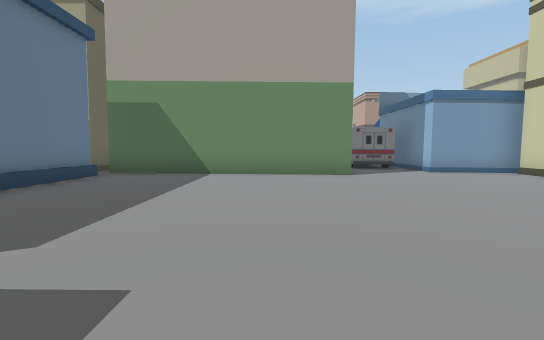
view 1 (above)

24 first-person views from a walk through a Unity game level. The camera is 1.4 m above the floor, tilts 6° down and sees 85° across. The floor is counted in squares, 2 m on a side. Each view is taken from the middle of a square. On the plan, view 1 faces up. The plan holds only what a view shows up to about 10 squares ahead; the rest is blank. The place goes on beyond the plan. The player is left out. Some animated figures are left out.

view 2
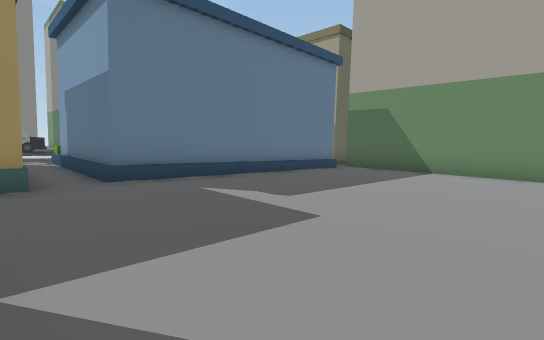

view 3
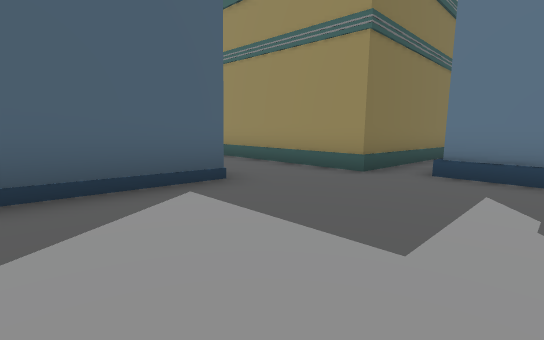

view 4
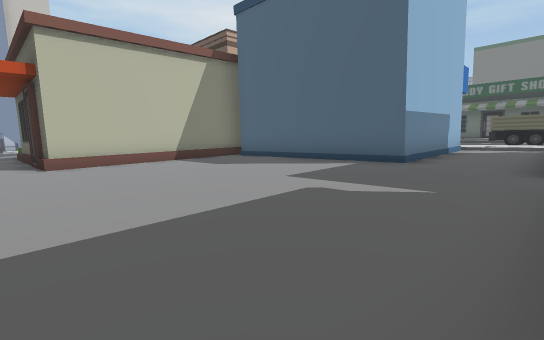

view 5
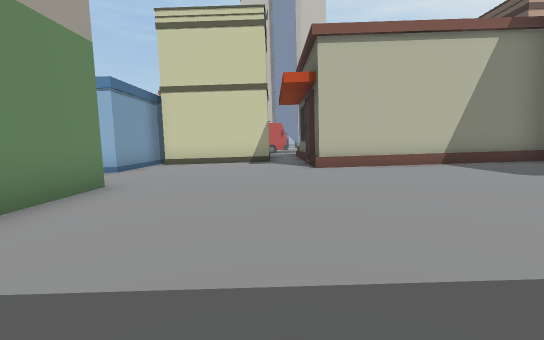

view 6
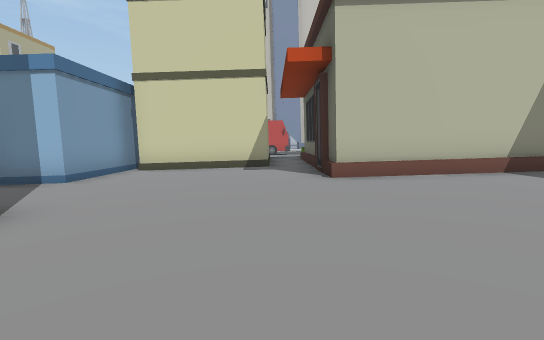

view 7
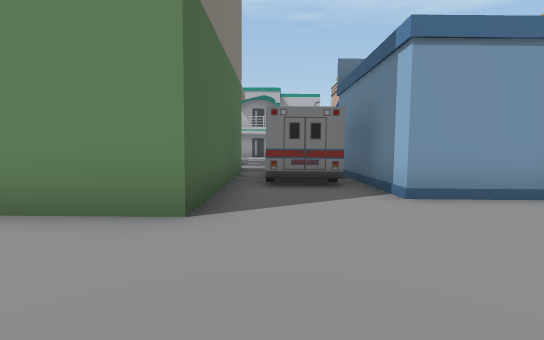

view 8
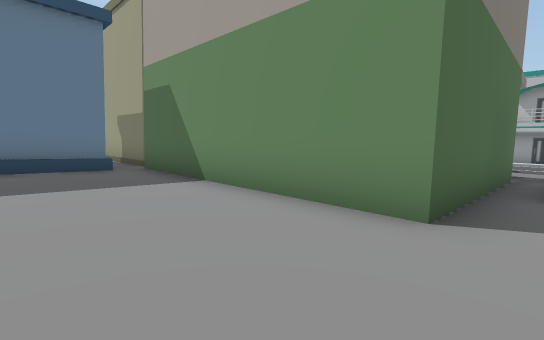

view 9
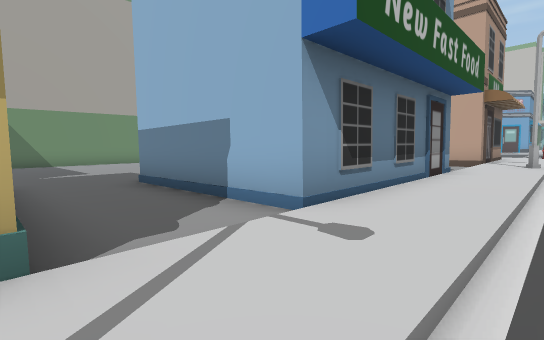

view 10
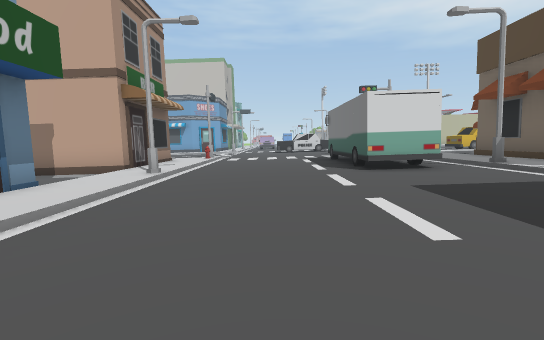

view 11
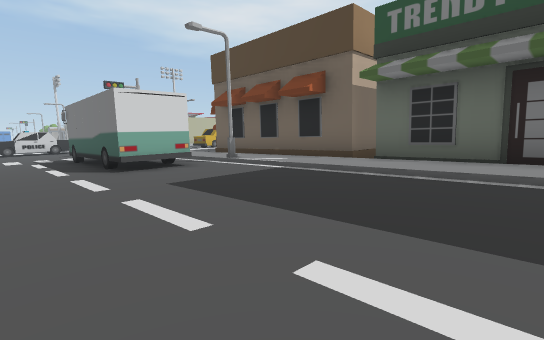

view 12
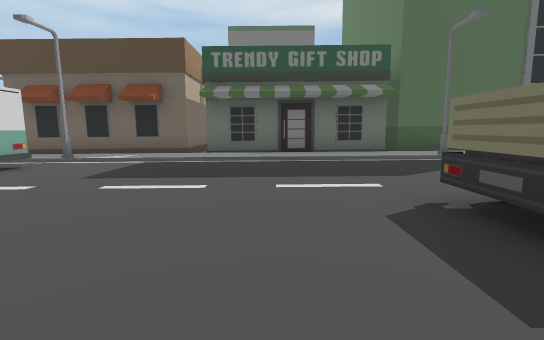

view 13
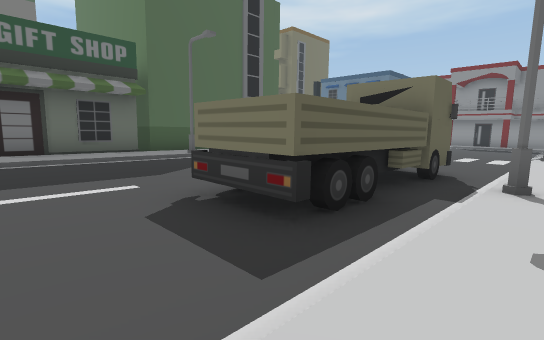

view 14
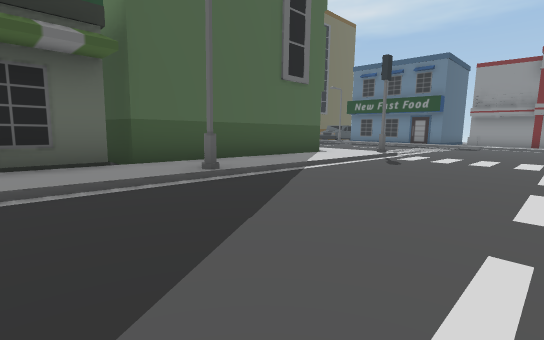

view 15
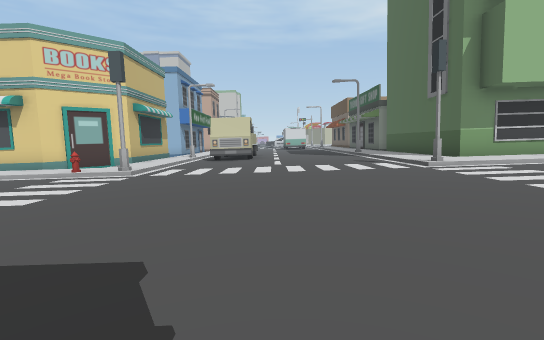

view 16
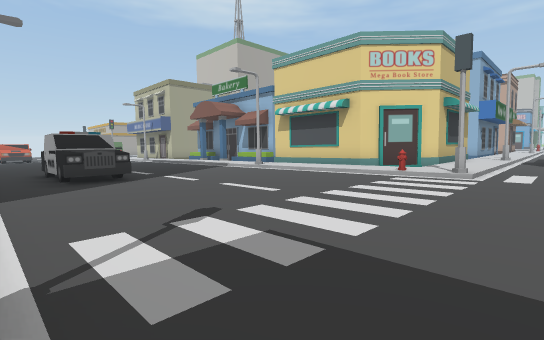

view 17
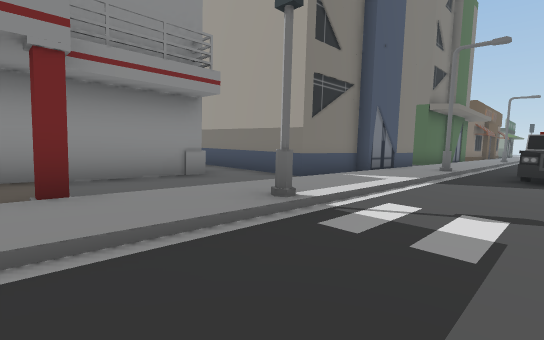

view 18
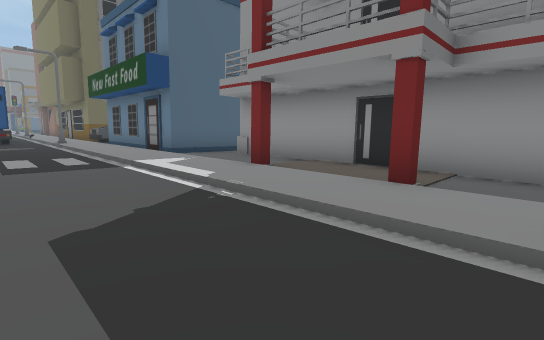

view 19
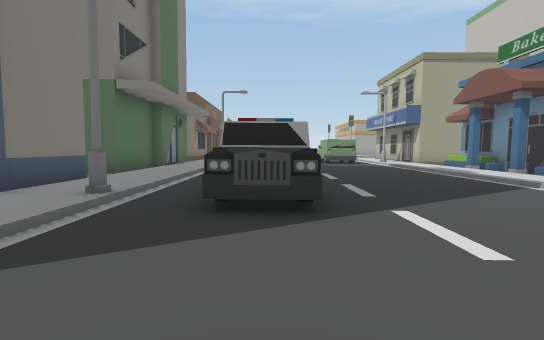

view 20
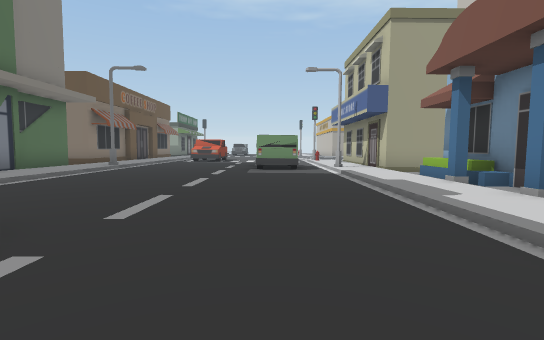

view 21
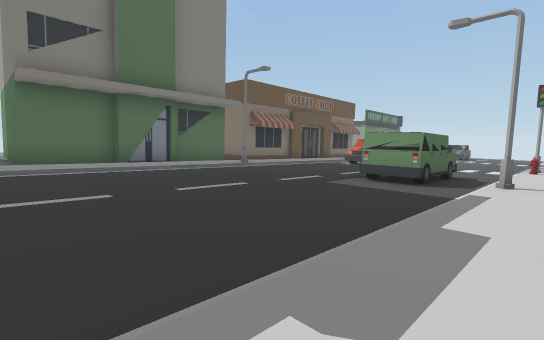

view 22
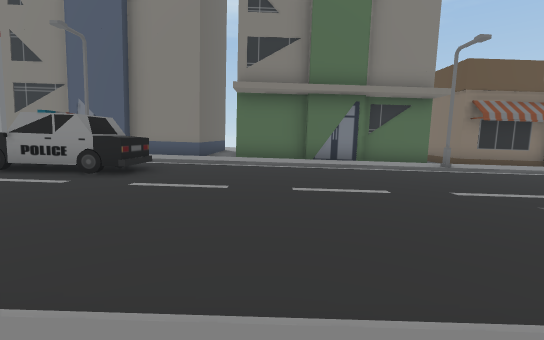

view 23
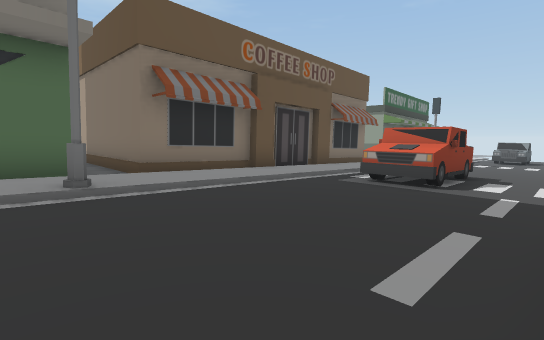

view 24
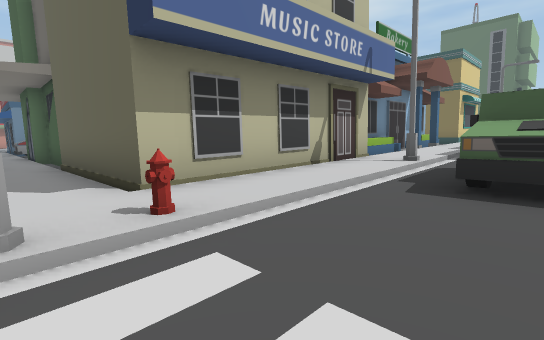

### Floor plan
Key: @ floor where view 1 was taken; # wall or solid block; . main floor; : floor 0.25 m higher than the main floor; - floor 0.25 m lower than the main floor; + floor 0.5 m higher than the main floor; _ floor 0.5 m lower than the main floor; * floor 0.75 m higher than the main floor; < floor 0.75 m lower than the main floor; % floor 1 m higher than the main floor; ( floor 1 m lower than the main floor; & floor 1.25 m higher than the main floor; ! floor 1.25 m lower than the main floor; / step, stairs or slope; O other object.
Columns run from 24 left of view 1 to 9 right of it. Each row starts with its distance up from view 1.
 17     #(  !!!
 16     #(/ O!!
 15     #(/OO!!!!#((((((
 14     #(/OO(((!O(////////(/
 13     #</((((((/(#####OOOOO O  #
 12     #</((((((/(#          O  #
 11 #####</((((OO/<#          OOO#
 10  <<<<_/((((OO/<#          O!!#
  9     O_O<<<(OOO<#   #      O((####
  8     O_/<<<<<</<#####OOOOOOO(((((O
  7     O_/<<<<<<// O  O((((((((((((O
  6     O-/___<<<// O  O<(((((((((((O
  5     O-/______///O  O<<<<<(((((((OO
  4     O-/______/__O  O<<<<<<<<<OOOOO
  3 OOOOO./______/-OO  O_<<<<<<<<O
  2      ./---___//    O____<<<<<O
  1    OO./-O----// OOOO________<O
  0     O./OO----/.--_______@____O
 -1     O.O.O----O ######________O
 -2     O./.O..../ #    #--OOOO#OO
 -3     O:/....../.#    #--O
 -4     O:/....../.#    #--O      -#
 -5 OOOOO:/....../:##   #..O     --#
 -6   :::+/......O:/##  #//OOOOOO//###
 -7   #::+#::::..::::::O:::......O....
 -8   #::+/:::::::....................
 -9   #+#+/:::::::::::OOOOO...........
-10   #++*/+++:::::::: O  O...........
-11   #++*/+++++++::::::::::::........
-12   #*#*/+++++++++++:::::::::::.OOOO
-13   #**%/++++++++++++++:::::::::OO
-14   #**%/***+++++++++++++++::::::::
-15   #**%/** ***#*****O******+++O+++
-16   OOO%/**  **/%//////*##*/////++/
-17     O%/%%   */%OOOOOO############
-18     O%/%      %O    O      #
-19     O&/%       O

Where each view was taken, in squares from view 1:
view 1: 0 up, 0 right, facing up
view 2: 1 down, 1 right, facing up-left
view 3: 2 up, 1 right, facing down-left
view 4: 5 up, 4 left, facing down-right
view 5: 5 up, 3 left, facing right
view 6: 5 up, 1 left, facing right
view 7: 5 up, 3 right, facing up
view 8: 5 up, 3 right, facing up-left
view 9: 8 down, 4 left, facing up-right
view 10: 10 down, 1 left, facing right
view 11: 10 down, 1 left, facing down-right
view 12: 7 down, 0 right, facing down
view 13: 7 down, 0 right, facing down-left
view 14: 11 down, 2 left, facing down-left
view 15: 11 down, 18 left, facing right
view 16: 9 down, 18 left, facing up-right
view 17: 10 down, 16 left, facing up-left
view 18: 8 down, 16 left, facing down-left
view 19: 5 down, 16 left, facing up
view 20: 1 down, 13 left, facing up
view 21: 2 up, 10 left, facing up-left
view 22: 4 up, 10 left, facing left
view 23: 8 up, 14 left, facing up-left
view 24: 15 up, 13 left, facing down-right
